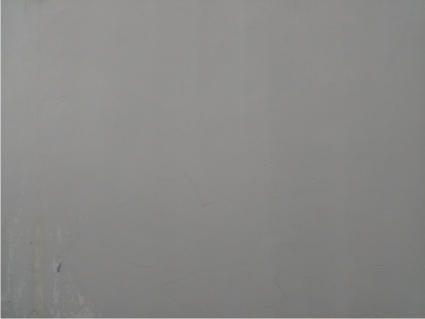
#> input picture DATA SET/CRACKS/1.jpg, 425 x 319 px, found by its file name
$ jupyter execute --allow-errors TEXTURE_DETECTION.ipynb   (older library calls are emulated)
#> lines starting #> are read from the running program, lines starting #| are printed output that depends on the picture; after the words box and inside, x2 and y2 are one past the last pixel; in counts of white or black regions, pixels touching at a corner belong together
[cell 1]
import cv2
import numpy as np
import matplotlib.pyplot as plt
import skimage
from skimage.filters import rank

img = cv2.imread('/content/1.jpg',0)
#> img: shape (319, 425); min 98, max 210, mean 136.6
img = cv2.resize(img,(512,512))
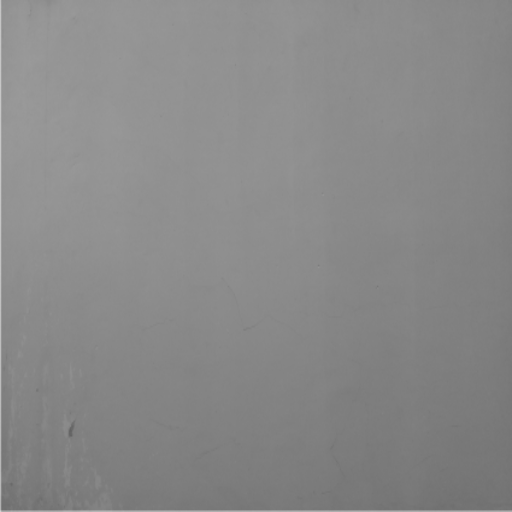
#> img: shape (512, 512); min 98, max 210, mean 136.5
plt.imshow(img,cmap='gray')

[cell 2]
def gaussblur(sigma, Image):
#> called with sigma = 0.5
  image2 = cv2.resize(Image, (0, 0), fx=2, fy=2)
  sigma1 = np.sqrt(max((sigma ** 2) - 1, 0.01))
  k = cv2.GaussianBlur(image2, (0, 0), sigmaX=sigma1, sigmaY=sigma1)
  return k
def gradient_image(image1):
  Output=[]
  Output.append(cv2.Laplacian(image1,cv2.CV_64F))
  Output.append(cv2.Sobel(image1,cv2.CV_64F,1,0,ksize=3))
  Output.append(cv2.Sobel(image1,cv2.CV_64F,0,1,ksize=3))
  return Output
k=gaussblur(0.5,img)

def preproc2(image):
  clahe = cv2.createCLAHE(clipLimit=2.0, tileGridSize=(8,8))
  cl1 = clahe.apply(img)
  return cl1
cl1 = preproc2(img)
out = gradient_image(cl1)
#> out = 3 items
fig, plot = plt.subplots(1, 3, figsize=(12,9))
plot[0].imshow(out[0],cmap='gray')
plot[1].imshow(out[1],cmap='gray')
plot[2].imshow(out[2],cmap='gray')
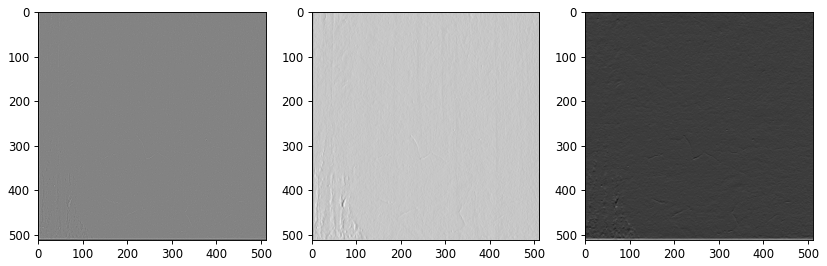
#> figure drawn by matplotlib, 3 panels

[cell 3]
# we find that simple gaussian blur, laplacian will not work for this case. hence we have to use histogram equalization
# Contrast limited adaptive histogram equalization
plt.imshow(cl1,cmap='gray')

[cell 4]
from skimage.morphology import disk
from skimage.filters.rank import median
def hist_eq(img,d1,d2):
#> called with d1 = 80, d2 = 9
  img_rescale = skimage.exposure.equalize_hist(img)
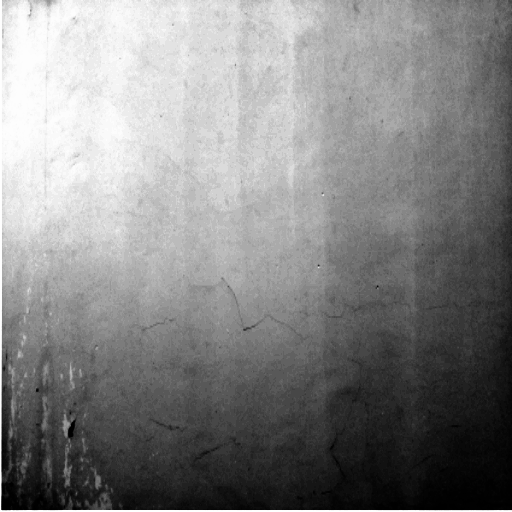
#> img_rescale: shape (512, 512) float64; min 3.81e-06, max 1, mean 0.516
  img_eq = rank.equalize(img, selem=disk(d1))
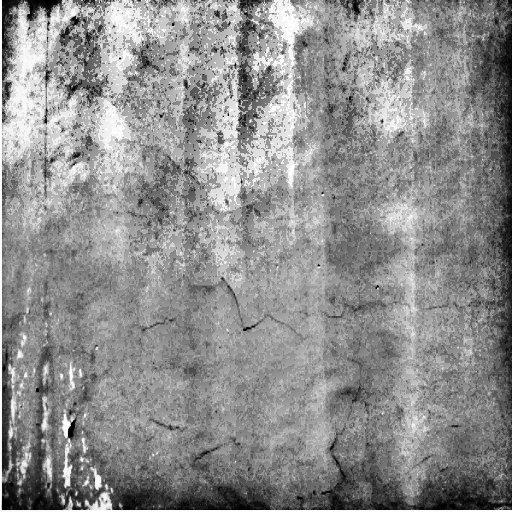
#> img_eq: shape (512, 512); min 0, max 255, mean 141.5
  noisy_image = img_eq
  noise = np.random.random(noisy_image.shape)
  noisy_image[noise > 0.99] = 255
  noisy_image[noise < 0.01] = 0
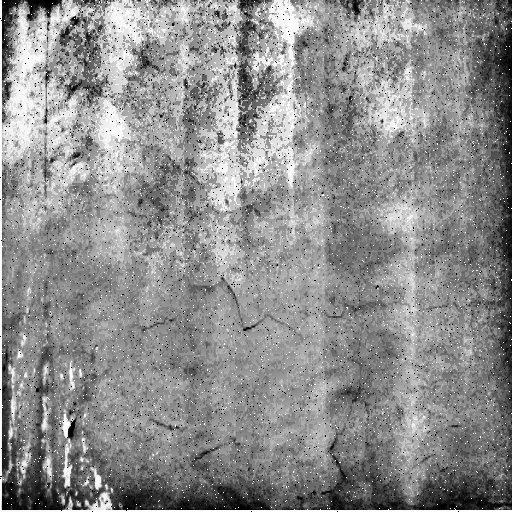
#> noisy_image: shape (512, 512); min 0, max 255, mean 141.2
  img111 = median(noisy_image, disk(d2))
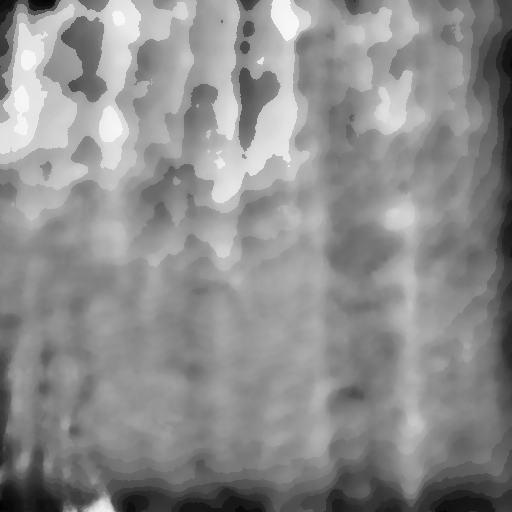
#> img111: shape (512, 512); min 4, max 248, mean 141.1
  return img111, img_eq, img_rescale

img111, img_eq, img_rescale = hist_eq(img,80,9)
fig, plot = plt.subplots(1, 3, figsize=(13,10))
plot[1].imshow(img_eq, cmap='gray')
plot[0].imshow(img_rescale, cmap='gray')
plot[2].imshow(img111, cmap='gray')

[cell 5]
def threshold(imgOverlap,th, N):
#> called with th = 25, N = 1
  for ii in range (N):
     (thresh, blackAndWhiteImage) = cv2.threshold(imgOverlap, th, 255, cv2.THRESH_BINARY)
     imgBw = blackAndWhiteImage
#> this loop made 1 pass
#> thresh on pass 1: 25
#> pass 1, in threshold, `(thresh, blackAndWhiteImage) = cv2.threshold(imgOverlap, th, 255, cv2...`:
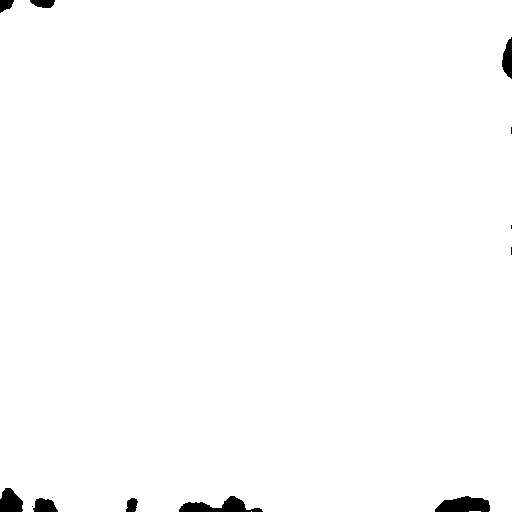
#> blackAndWhiteImage: shape (512, 512); 99% white; 12 black regions (4 under 20 px), largest, box (x1, y1, x2, y2) and area: (435, 496, 490, 512) 667, (179, 496, 263, 512) 656, (0, 488, 23, 512) 430
  return imgBw

def morph(img111,d3):
  kll = threshold(img111, d3, 1)
  kernel = cv2.getStructuringElement(cv2.MORPH_ELLIPSE,(5,5))
  kernel2 = cv2.getStructuringElement(cv2.MORPH_ELLIPSE,(7,7))
  kll2 = cv2.dilate(kll, kernel, iterations = 2)
#> kll2: shape (512, 512); 99.6% white; 10 black regions (2 under 20 px), largest, box (x1, y1, x2, y2) and area: (439, 500, 486, 512) 324, (0, 492, 18, 512) 247, (222, 500, 242, 512) 147
  kll1 = cv2.erode(kll2, kernel2, iterations = 4)
#> kll1: shape (512, 512); 97.7% white; 7 black regions, largest, box (x1, y1, x2, y2) and area: (0, 480, 65, 512) 1388, (171, 488, 254, 512) 1355, (427, 488, 498, 512) 1307
  #kll1 = cv2.morphologyEx(kll, cv2.MORPH_CLOSE, kernel)
  return kll1

kll1 = morph(img111,25)
plt.imshow(kll1, cmap='gray')

# Regions where dents are present are identified

[cell 6]
from skimage import data, color
from skimage.transform import hough_circle, hough_circle_peaks
from skimage.feature import canny
from skimage.draw import circle_perimeter
from skimage.util import img_as_ubyte
from skimage.transform import hough_ellipse
from skimage.draw import ellipse_perimeter

'''
# FOR DETECTING ELLIPSES
result = hough_ellipse(edges, accuracy=1, threshold=40, min_size=1, max_size=None)
result.sort(order='accumulator')

# Estimated parameters for the ellipse
best = list(result[-1])
yc, xc, a, b = [int(round(x)) for x in best[1:5]]
orientation = best[5]

# Draw the ellipse on the original image
cy, cx = ellipse_perimeter(yc, xc, a, b, orientation)
image[cy, cx] = (0, 0, 255)
# Draw the edge (white) and the resulting ellipse (red)
edges = color.gray2rgb(img_as_ubyte(edges))
edges[cy, cx] = (250, 0, 0)

fig2, (ax1, ax2) = plt.subplots(ncols=2, nrows=1, figsize=(8, 4),
                                sharex=True, sharey=True)

ax1.set_title('Original picture')
ax1.imshow(image)

ax2.set_title('Edge (white) and result (red)')
ax2.imshow(edges)

plt.show()
'''

# FOR DETECTING CIRCLES
def detect_circ(kll1):
  image = kll1
  edges = canny(image, sigma=3, low_threshold=10, high_threshold=50)
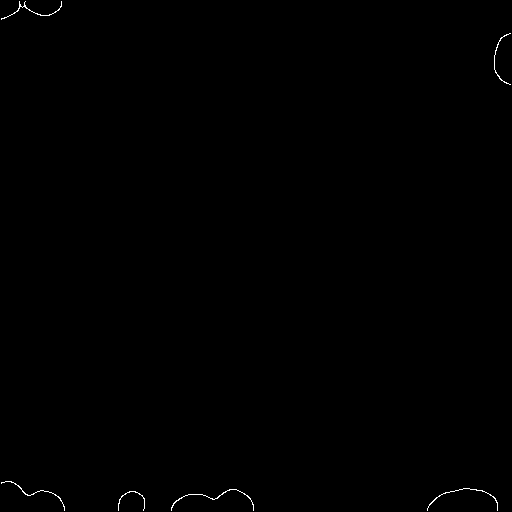
#> edges: shape (512, 512) bool; 0.21% white in thin lines or dots
  hough_radii = np.arange(20, 35, 3)
  hough_res = hough_circle(edges, hough_radii)

  # Select the most prominent 3 circles
  accums, cx, cy, radii = hough_circle_peaks(hough_res, hough_radii, total_num_peaks=3)
#> accums = [0.308, 0.258, 0.208]; cx = [233, 44, 478]; cy = [509, 511, 510]; radii = [20, 20, 20]

  # Drawing them
  image = color.gray2rgb(image)
  k12 = color.gray2rgb(img)
  for center_y, center_x, radius in zip(cy, cx, radii):
      circy, circx = circle_perimeter(center_y, center_x, radius, shape=image.shape)
      image[circy, circx] = (220, 20, 20)
#> this loop made 3 passes
#> (center_y, center_x) on passes 1 to 3: (509, 233), (511, 44), (510, 478)
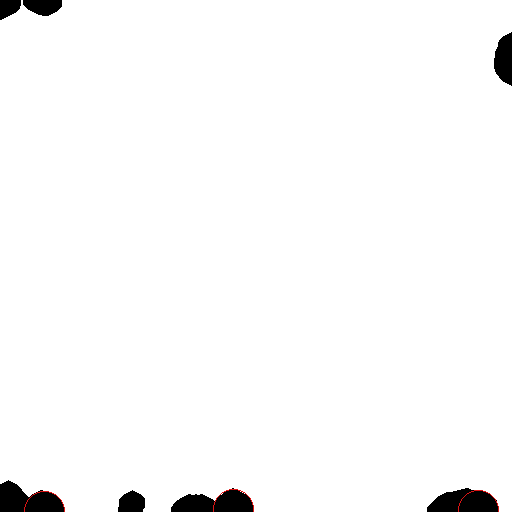
#> image: shape (512, 512, 3); mean R, G, B 249.2, 249.1, 249.1
  return image

image = detect_circ(kll1)
fig, ax = plt.subplots(ncols=1, nrows=1, figsize=(10, 4))
ax.imshow(image, cmap=plt.cm.gray)
plt.show()

[cell 7]
# Load two images
img1 = cv2.imread('1.jpg')
#> img1 is the input picture: shape (319, 425, 3); mean B, G, R 135, 136.5, 137
img1 = cv2.resize(img1, (512,512))
#> img1: shape (512, 512, 3)
img2 = image

# MASKING
def masking(img1,img2):
  rows,cols,columns = img2.shape
#> rows = 512; cols = 512; columns = 3
  roi = img1[0:rows, 0:cols ]
  img2gray = cv2.cvtColor(img2,cv2.COLOR_BGR2GRAY)
  ret, mask = cv2.threshold(img2gray, 10, 255, cv2.THRESH_BINARY)
#> mask: shape (512, 512); 97.7% white; 8 black regions (1 under 20 px), largest, box (x1, y1, x2, y2) and area: (0, 480, 64, 512) 1338, (171, 490, 253, 512) 1322, (427, 488, 498, 512) 1262
  mask_inv = cv2.bitwise_not(mask)

  # black-out the area of logo in ROI
  img1_bg = cv2.bitwise_and(roi,roi,mask = mask_inv)

  # Take only region of logo from logo image.
  img2_fg = cv2.bitwise_and(img2,img2,mask = mask)

  # Put logo in ROI and modify the main image
  dst = cv2.add(img1_bg,img2_fg)
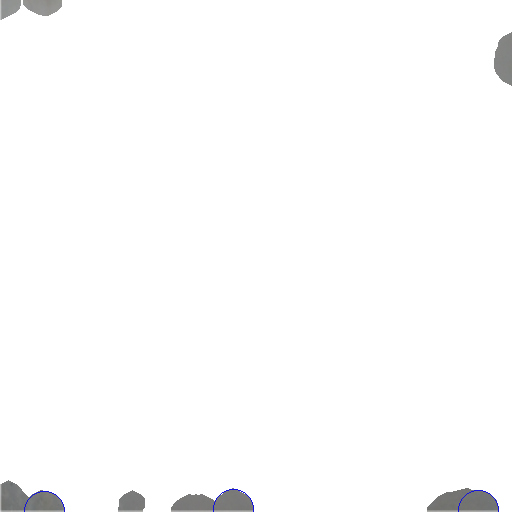
#> dst: shape (512, 512, 3); mean B, G, R 252.1, 252, 252
  img1[0:rows, 0:cols ] = dst
  return img1
img1 = masking(img1,img2)

fig, plot = plt.subplots(1, 2, figsize=(13,10))
plot[1].imshow(img1, cmap='gray')
plot[0].imshow(img, cmap='gray')

cv2.waitKey(0)
cv2.destroyAllWindows()
#> figure, not shown here; B, G, R data is drawn as R, G, B

$ run again, with DATA SET/CRACKS/2.jpg copied over DATA SET/CRACKS/1.jpg
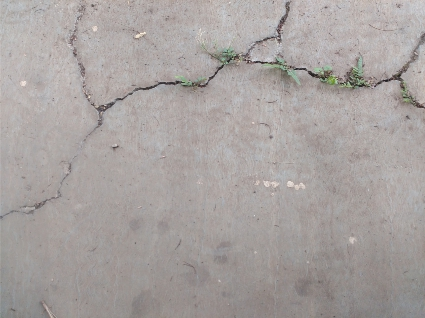
#> input picture DATA SET/CRACKS/2.jpg, 425 x 318 px, found by its file name
#> out = 3 items
#> the loop in threshold, `for ii in range (N):` made 1 pass
#> thresh on pass 1: 25
#> pass 1, in threshold, `(thresh, blackAndWhiteImage) = cv2.threshold(imgOverlap, th, 255, cv2...`:
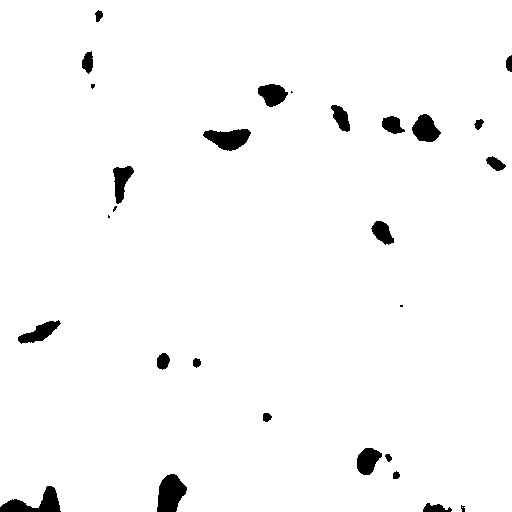
#> blackAndWhiteImage: shape (512, 512); 97.4% white; 28 black regions (5 under 20 px), largest, box (x1, y1, x2, y2) and area: (157, 474, 187, 512) 810, (0, 486, 61, 512) 733, (203, 129, 251, 151) 683
#> kll2: shape (512, 512); 99.2% white; 17 black regions (3 under 20 px), largest, box (x1, y1, x2, y2) and area: (161, 478, 182, 512) 441, (209, 133, 246, 147) 281, (417, 118, 435, 138) 227
#> kll1: shape (512, 512); 93.6% white; 15 black regions, largest, box (x1, y1, x2, y2) and area: (374, 106, 447, 150) 2175, (197, 121, 258, 159) 1686, (149, 466, 194, 512) 1609
#> edges: shape (512, 512) bool; 0.71% white in thin lines or dots, all inside (x1, y1, x2, y2) = (1, 49, 511, 511)
#> accums = [0.383, 0.383, 0.333]; cx = [369, 273, 427]; cy = [461, 93, 129]; radii = [20, 20, 20]
#> the loop in detect_circ, `for center_y, center_x, radius in zip(cy, cx, radii):` made 3 passes
#> (center_y, center_x) on passes 1 to 3: (461, 369), (93, 273), (129, 427)
#> img1 is the input picture: shape (318, 425, 3); mean B, G, R 159.7, 161.7, 167.6
#> img1: shape (512, 512, 3)
#> mask: shape (512, 512); 93.7% white; 17 black regions (2 under 20 px), largest, box (x1, y1, x2, y2) and area: (374, 106, 447, 149) 2098, (197, 121, 258, 159) 1686, (149, 466, 194, 512) 1609
#> in masking, `dst = cv2.add(img1_bg,img2_fg)`:
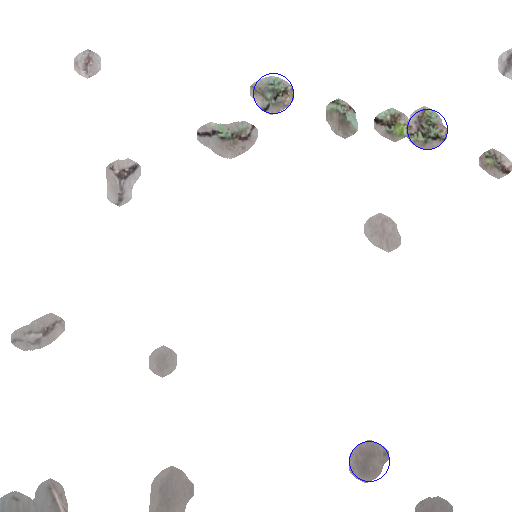
#> dst: shape (512, 512, 3); mean B, G, R 247.4, 247.5, 247.7

$ run again, with DATA SET/CRACKS/3.jpg copied over DATA SET/CRACKS/1.jpg
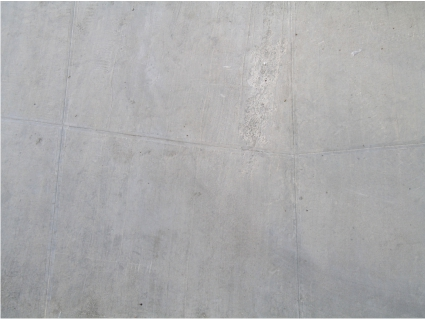
#> input picture DATA SET/CRACKS/3.jpg, 425 x 319 px, found by its file name
#> out = 3 items
#> the loop in threshold, `for ii in range (N):` made 1 pass
#> thresh on pass 1: 25
#> kll2: shape (512, 512); 99.6% white; 7 black regions (1 under 20 px), largest, box (x1, y1, x2, y2) and area: (472, 485, 512, 512) 443, (496, 0, 512, 17) 207, (103, 487, 115, 512) 181, (353, 416, 363, 431) 95, (468, 0, 481, 9) 88, (11, 471, 19, 480) 37
#> kll1: shape (512, 512); 97.7% white; 6 black regions, box (x1, y1, x2, y2) and area: (460, 473, 512, 512) 1586, (456, 0, 512, 29) 1136, (91, 475, 127, 512) 1059, (341, 404, 375, 443) 980, (0, 459, 31, 492) 722, (175, 373, 201, 404) 601
#> edges: shape (512, 512) bool; 0.22% white in thin lines or dots
#> accums = [0.267, 0.258, 0.25]; cx = [354, 354, 361]; cy = [424, 422, 421]; radii = [20, 20, 20]
#> the loop in detect_circ, `for center_y, center_x, radius in zip(cy, cx, radii):` made 3 passes
#> (center_y, center_x) on passes 1 to 3: (424, 354), (422, 354), (421, 361)
#> img1 is the input picture: shape (319, 425, 3); mean B, G, R 173.2, 172.2, 172.3
#> img1: shape (512, 512, 3)
#> mask: shape (512, 512); 97.7% white; 7 black regions (1 under 20 px), largest, box (x1, y1, x2, y2) and area: (460, 473, 512, 512) 1586, (456, 0, 512, 29) 1136, (91, 475, 127, 512) 1059, (341, 405, 374, 442) 897, (0, 459, 31, 492) 722, (175, 373, 201, 404) 601
#> in masking, `dst = cv2.add(img1_bg,img2_fg)`:
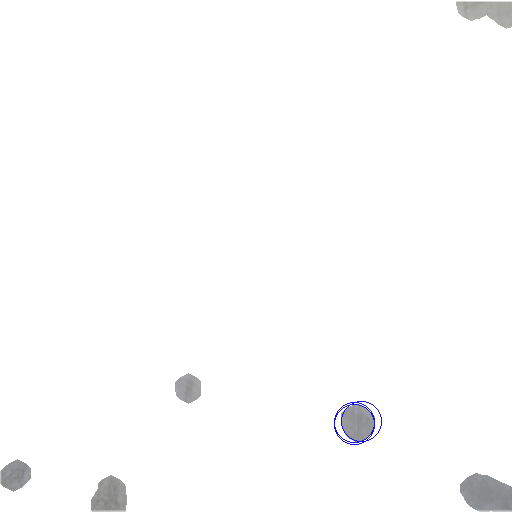
#> dst: shape (512, 512, 3); mean B, G, R 252.7, 252.4, 252.4
